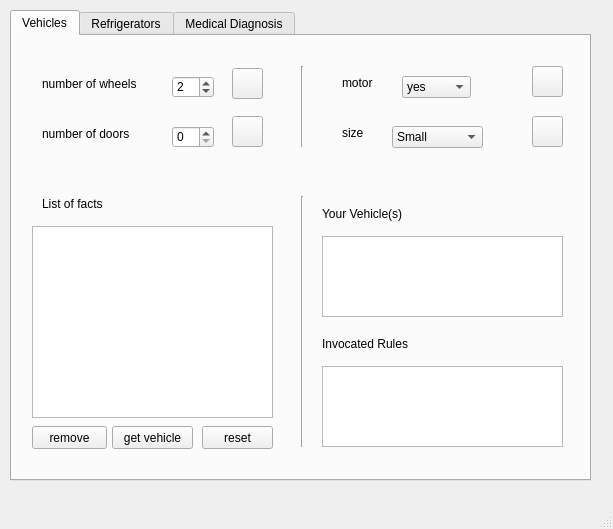
<?xml version="1.0" encoding="UTF-8"?>
<ui version="4.0">
 <class>MainWindow</class>
 <widget class="QMainWindow" name="MainWindow">
  <property name="geometry">
   <rect>
    <x>0</x>
    <y>0</y>
    <width>613</width>
    <height>529</height>
   </rect>
  </property>
  <property name="minimumSize">
   <size>
    <width>613</width>
    <height>529</height>
   </size>
  </property>
  <property name="maximumSize">
   <size>
    <width>613</width>
    <height>529</height>
   </size>
  </property>
  <property name="windowTitle">
   <string>MainWindow</string>
  </property>
  <widget class="QWidget" name="centralwidget">
   <widget class="QTabWidget" name="tabWidget">
    <property name="geometry">
     <rect>
      <x>10</x>
      <y>10</y>
      <width>581</width>
      <height>471</height>
     </rect>
    </property>
    <property name="currentIndex">
     <number>0</number>
    </property>
    <property name="usesScrollButtons">
     <bool>false</bool>
    </property>
    <widget class="QWidget" name="Vehicles">
     <attribute name="title">
      <string>Vehicles</string>
     </attribute>
     <widget class="QLabel" name="label">
      <property name="geometry">
       <rect>
        <x>30</x>
        <y>40</y>
        <width>131</width>
        <height>16</height>
       </rect>
      </property>
      <property name="text">
       <string>number of wheels</string>
      </property>
     </widget>
     <widget class="QSpinBox" name="wheels">
      <property name="geometry">
       <rect>
        <x>160</x>
        <y>40</y>
        <width>42</width>
        <height>22</height>
       </rect>
      </property>
      <property name="minimum">
       <number>1</number>
      </property>
      <property name="value">
       <number>2</number>
      </property>
     </widget>
     <widget class="QLabel" name="label_2">
      <property name="geometry">
       <rect>
        <x>30</x>
        <y>90</y>
        <width>91</width>
        <height>16</height>
       </rect>
      </property>
      <property name="text">
       <string>number of doors</string>
      </property>
     </widget>
     <widget class="QSpinBox" name="doors">
      <property name="geometry">
       <rect>
        <x>160</x>
        <y>90</y>
        <width>42</width>
        <height>22</height>
       </rect>
      </property>
     </widget>
     <widget class="QLabel" name="label_3">
      <property name="geometry">
       <rect>
        <x>330</x>
        <y>40</y>
        <width>47</width>
        <height>13</height>
       </rect>
      </property>
      <property name="text">
       <string>motor</string>
      </property>
     </widget>
     <widget class="QComboBox" name="motor">
      <property name="geometry">
       <rect>
        <x>390</x>
        <y>40</y>
        <width>69</width>
        <height>22</height>
       </rect>
      </property>
      <item>
       <property name="text">
        <string>yes</string>
       </property>
      </item>
      <item>
       <property name="text">
        <string>no</string>
       </property>
      </item>
     </widget>
     <widget class="QComboBox" name="size">
      <property name="geometry">
       <rect>
        <x>380</x>
        <y>90</y>
        <width>91</width>
        <height>22</height>
       </rect>
      </property>
      <item>
       <property name="text">
        <string>Small</string>
       </property>
      </item>
      <item>
       <property name="text">
        <string>Medium</string>
       </property>
      </item>
      <item>
       <property name="text">
        <string>Large</string>
       </property>
      </item>
     </widget>
     <widget class="QLabel" name="label_4">
      <property name="geometry">
       <rect>
        <x>330</x>
        <y>90</y>
        <width>47</width>
        <height>13</height>
       </rect>
      </property>
      <property name="text">
       <string>size</string>
      </property>
     </widget>
     <widget class="QListView" name="listView">
      <property name="geometry">
       <rect>
        <x>20</x>
        <y>190</y>
        <width>241</width>
        <height>192</height>
       </rect>
      </property>
     </widget>
     <widget class="QPushButton" name="addWheels">
      <property name="geometry">
       <rect>
        <x>220</x>
        <y>32</y>
        <width>31</width>
        <height>31</height>
       </rect>
      </property>
      <property name="text">
       <string/>
      </property>
      <property name="icon">
       <iconset>
        <normaloff>button_icons/add.png</normaloff>button_icons/add.png</iconset>
      </property>
     </widget>
     <widget class="QPushButton" name="addDoors">
      <property name="geometry">
       <rect>
        <x>220</x>
        <y>80</y>
        <width>31</width>
        <height>31</height>
       </rect>
      </property>
      <property name="text">
       <string/>
      </property>
      <property name="icon">
       <iconset>
        <normaloff>button_icons/add.png</normaloff>button_icons/add.png</iconset>
      </property>
     </widget>
     <widget class="QPushButton" name="addMotor">
      <property name="geometry">
       <rect>
        <x>520</x>
        <y>30</y>
        <width>31</width>
        <height>31</height>
       </rect>
      </property>
      <property name="text">
       <string/>
      </property>
      <property name="icon">
       <iconset>
        <normaloff>button_icons/add.png</normaloff>button_icons/add.png</iconset>
      </property>
     </widget>
     <widget class="QPushButton" name="addSize">
      <property name="geometry">
       <rect>
        <x>520</x>
        <y>80</y>
        <width>31</width>
        <height>31</height>
       </rect>
      </property>
      <property name="text">
       <string/>
      </property>
      <property name="icon">
       <iconset>
        <normaloff>button_icons/add.png</normaloff>button_icons/add.png</iconset>
      </property>
     </widget>
     <widget class="Line" name="line_4">
      <property name="geometry">
       <rect>
        <x>280</x>
        <y>30</y>
        <width>20</width>
        <height>81</height>
       </rect>
      </property>
      <property name="orientation">
       <enum>Qt::Vertical</enum>
      </property>
     </widget>
     <widget class="QLabel" name="label_11">
      <property name="geometry">
       <rect>
        <x>30</x>
        <y>160</y>
        <width>91</width>
        <height>16</height>
       </rect>
      </property>
      <property name="text">
       <string>List of facts</string>
      </property>
     </widget>
     <widget class="QListView" name="vehicle">
      <property name="geometry">
       <rect>
        <x>310</x>
        <y>200</y>
        <width>241</width>
        <height>81</height>
       </rect>
      </property>
     </widget>
     <widget class="QPushButton" name="removeVehicleFact">
      <property name="geometry">
       <rect>
        <x>20</x>
        <y>390</y>
        <width>75</width>
        <height>23</height>
       </rect>
      </property>
      <property name="text">
       <string>remove</string>
      </property>
     </widget>
     <widget class="Line" name="line_5">
      <property name="geometry">
       <rect>
        <x>280</x>
        <y>160</y>
        <width>20</width>
        <height>251</height>
       </rect>
      </property>
      <property name="orientation">
       <enum>Qt::Vertical</enum>
      </property>
     </widget>
     <widget class="QLabel" name="label_12">
      <property name="geometry">
       <rect>
        <x>310</x>
        <y>170</y>
        <width>111</width>
        <height>16</height>
       </rect>
      </property>
      <property name="text">
       <string>Your Vehicle(s)</string>
      </property>
     </widget>
     <widget class="QPushButton" name="resetFacts">
      <property name="geometry">
       <rect>
        <x>190</x>
        <y>390</y>
        <width>71</width>
        <height>23</height>
       </rect>
      </property>
      <property name="text">
       <string>reset</string>
      </property>
     </widget>
     <widget class="QPushButton" name="getVehicle">
      <property name="geometry">
       <rect>
        <x>100</x>
        <y>390</y>
        <width>81</width>
        <height>23</height>
       </rect>
      </property>
      <property name="text">
       <string>get vehicle</string>
      </property>
     </widget>
     <widget class="QLabel" name="label_24">
      <property name="geometry">
       <rect>
        <x>310</x>
        <y>300</y>
        <width>91</width>
        <height>16</height>
       </rect>
      </property>
      <property name="text">
       <string>Invocated Rules</string>
      </property>
     </widget>
     <widget class="QListView" name="vehicleRules">
      <property name="geometry">
       <rect>
        <x>310</x>
        <y>330</y>
        <width>241</width>
        <height>81</height>
       </rect>
      </property>
     </widget>
    </widget>
    <widget class="QWidget" name="Refrigerators">
     <attribute name="title">
      <string>Refrigerators</string>
     </attribute>
     <widget class="QLabel" name="label_14">
      <property name="geometry">
       <rect>
        <x>20</x>
        <y>30</y>
        <width>101</width>
        <height>16</height>
       </rect>
      </property>
      <property name="text">
       <string>number of doors</string>
      </property>
     </widget>
     <widget class="QLabel" name="label_15">
      <property name="geometry">
       <rect>
        <x>20</x>
        <y>70</y>
        <width>47</width>
        <height>16</height>
       </rect>
      </property>
      <property name="text">
       <string>size</string>
      </property>
     </widget>
     <widget class="QLabel" name="label_16">
      <property name="geometry">
       <rect>
        <x>290</x>
        <y>30</y>
        <width>111</width>
        <height>16</height>
       </rect>
      </property>
      <property name="text">
       <string>highest temperature</string>
      </property>
     </widget>
     <widget class="QLabel" name="label_17">
      <property name="geometry">
       <rect>
        <x>290</x>
        <y>70</y>
        <width>111</width>
        <height>16</height>
       </rect>
      </property>
      <property name="text">
       <string>lowest temperature</string>
      </property>
     </widget>
     <widget class="QLabel" name="label_18">
      <property name="geometry">
       <rect>
        <x>20</x>
        <y>120</y>
        <width>101</width>
        <height>16</height>
       </rect>
      </property>
      <property name="text">
       <string>additional features</string>
      </property>
     </widget>
     <widget class="QPushButton" name="addFdoors">
      <property name="geometry">
       <rect>
        <x>210</x>
        <y>20</y>
        <width>31</width>
        <height>31</height>
       </rect>
      </property>
      <property name="text">
       <string/>
      </property>
      <property name="icon">
       <iconset>
        <normaloff>button_icons/add.png</normaloff>button_icons/add.png</iconset>
      </property>
     </widget>
     <widget class="QSpinBox" name="f_doors">
      <property name="geometry">
       <rect>
        <x>140</x>
        <y>30</y>
        <width>42</width>
        <height>22</height>
       </rect>
      </property>
      <property name="minimum">
       <number>1</number>
      </property>
     </widget>
     <widget class="QComboBox" name="f_size">
      <property name="geometry">
       <rect>
        <x>80</x>
        <y>70</y>
        <width>101</width>
        <height>22</height>
       </rect>
      </property>
      <item>
       <property name="text">
        <string>Small</string>
       </property>
      </item>
      <item>
       <property name="text">
        <string>Medium</string>
       </property>
      </item>
      <item>
       <property name="text">
        <string>Large</string>
       </property>
      </item>
      <item>
       <property name="text">
        <string>Extra Large</string>
       </property>
      </item>
     </widget>
     <widget class="QPushButton" name="addFsize">
      <property name="geometry">
       <rect>
        <x>210</x>
        <y>60</y>
        <width>31</width>
        <height>31</height>
       </rect>
      </property>
      <property name="text">
       <string/>
      </property>
      <property name="icon">
       <iconset>
        <normaloff>button_icons/add.png</normaloff>button_icons/add.png</iconset>
      </property>
     </widget>
     <widget class="QDoubleSpinBox" name="hi_temp">
      <property name="geometry">
       <rect>
        <x>410</x>
        <y>30</y>
        <width>62</width>
        <height>22</height>
       </rect>
      </property>
      <property name="minimum">
       <double>-20.000000000000000</double>
      </property>
      <property name="maximum">
       <double>15.000000000000000</double>
      </property>
      <property name="singleStep">
       <double>0.100000000000000</double>
      </property>
      <property name="value">
       <double>1.500000000000000</double>
      </property>
     </widget>
     <widget class="QLabel" name="label_19">
      <property name="geometry">
       <rect>
        <x>480</x>
        <y>33</y>
        <width>31</width>
        <height>16</height>
       </rect>
      </property>
      <property name="text">
       <string>C°</string>
      </property>
     </widget>
     <widget class="QPushButton" name="addHiTemp">
      <property name="geometry">
       <rect>
        <x>530</x>
        <y>20</y>
        <width>31</width>
        <height>31</height>
       </rect>
      </property>
      <property name="text">
       <string/>
      </property>
      <property name="icon">
       <iconset>
        <normaloff>button_icons/add.png</normaloff>button_icons/add.png</iconset>
      </property>
     </widget>
     <widget class="QLabel" name="label_20">
      <property name="geometry">
       <rect>
        <x>480</x>
        <y>70</y>
        <width>21</width>
        <height>16</height>
       </rect>
      </property>
      <property name="text">
       <string>C°</string>
      </property>
     </widget>
     <widget class="QDoubleSpinBox" name="lo_temp">
      <property name="geometry">
       <rect>
        <x>410</x>
        <y>67</y>
        <width>62</width>
        <height>22</height>
       </rect>
      </property>
      <property name="decimals">
       <number>2</number>
      </property>
      <property name="minimum">
       <double>-100.000000000000000</double>
      </property>
      <property name="maximum">
       <double>4.000000000000000</double>
      </property>
      <property name="singleStep">
       <double>0.100000000000000</double>
      </property>
      <property name="value">
       <double>-18.000000000000000</double>
      </property>
     </widget>
     <widget class="QPushButton" name="addLoTemp">
      <property name="geometry">
       <rect>
        <x>530</x>
        <y>60</y>
        <width>31</width>
        <height>31</height>
       </rect>
      </property>
      <property name="text">
       <string/>
      </property>
      <property name="icon">
       <iconset>
        <normaloff>button_icons/add.png</normaloff>button_icons/add.png</iconset>
      </property>
     </widget>
     <widget class="QComboBox" name="add_features">
      <property name="geometry">
       <rect>
        <x>130</x>
        <y>120</y>
        <width>141</width>
        <height>22</height>
       </rect>
      </property>
      <item>
       <property name="text">
        <string>Tablet</string>
       </property>
      </item>
      <item>
       <property name="text">
        <string>Water Dispenser</string>
       </property>
      </item>
      <item>
       <property name="text">
        <string>Ice Dispenser</string>
       </property>
      </item>
     </widget>
     <widget class="QPushButton" name="getFridge">
      <property name="geometry">
       <rect>
        <x>100</x>
        <y>400</y>
        <width>81</width>
        <height>23</height>
       </rect>
      </property>
      <property name="text">
       <string>get fridge</string>
      </property>
     </widget>
     <widget class="QListView" name="fridges">
      <property name="geometry">
       <rect>
        <x>310</x>
        <y>200</y>
        <width>241</width>
        <height>81</height>
       </rect>
      </property>
     </widget>
     <widget class="QListView" name="fridgeFacts">
      <property name="geometry">
       <rect>
        <x>20</x>
        <y>200</y>
        <width>241</width>
        <height>192</height>
       </rect>
      </property>
     </widget>
     <widget class="QLabel" name="label_21">
      <property name="geometry">
       <rect>
        <x>30</x>
        <y>170</y>
        <width>91</width>
        <height>16</height>
       </rect>
      </property>
      <property name="text">
       <string>List of facts</string>
      </property>
     </widget>
     <widget class="Line" name="line_7">
      <property name="geometry">
       <rect>
        <x>280</x>
        <y>170</y>
        <width>20</width>
        <height>251</height>
       </rect>
      </property>
      <property name="orientation">
       <enum>Qt::Vertical</enum>
      </property>
     </widget>
     <widget class="QPushButton" name="resetFactsFridge">
      <property name="geometry">
       <rect>
        <x>190</x>
        <y>400</y>
        <width>71</width>
        <height>23</height>
       </rect>
      </property>
      <property name="text">
       <string>reset</string>
      </property>
     </widget>
     <widget class="QPushButton" name="removeFridgeFact">
      <property name="geometry">
       <rect>
        <x>20</x>
        <y>400</y>
        <width>75</width>
        <height>23</height>
       </rect>
      </property>
      <property name="text">
       <string>remove</string>
      </property>
     </widget>
     <widget class="QLabel" name="label_22">
      <property name="geometry">
       <rect>
        <x>310</x>
        <y>170</y>
        <width>91</width>
        <height>16</height>
       </rect>
      </property>
      <property name="text">
       <string>Fridge</string>
      </property>
     </widget>
     <widget class="QPushButton" name="addFeatures">
      <property name="geometry">
       <rect>
        <x>290</x>
        <y>110</y>
        <width>31</width>
        <height>31</height>
       </rect>
      </property>
      <property name="text">
       <string/>
      </property>
      <property name="icon">
       <iconset>
        <normaloff>button_icons/add.png</normaloff>button_icons/add.png</iconset>
      </property>
     </widget>
     <widget class="QLabel" name="label_23">
      <property name="geometry">
       <rect>
        <x>310</x>
        <y>300</y>
        <width>91</width>
        <height>16</height>
       </rect>
      </property>
      <property name="text">
       <string>Invocated Rules</string>
      </property>
     </widget>
     <widget class="QListView" name="fridgeRules">
      <property name="geometry">
       <rect>
        <x>310</x>
        <y>330</y>
        <width>241</width>
        <height>81</height>
       </rect>
      </property>
     </widget>
    </widget>
    <widget class="QWidget" name="Diagnosis">
     <attribute name="title">
      <string>Medical Diagnosis</string>
     </attribute>
     <widget class="QLabel" name="label_5">
      <property name="geometry">
       <rect>
        <x>10</x>
        <y>20</y>
        <width>121</width>
        <height>16</height>
       </rect>
      </property>
      <property name="text">
       <string>Pains and aches</string>
      </property>
     </widget>
     <widget class="QComboBox" name="pain">
      <property name="geometry">
       <rect>
        <x>10</x>
        <y>50</y>
        <width>201</width>
        <height>22</height>
       </rect>
      </property>
      <item>
       <property name="text">
        <string>General aches</string>
       </property>
      </item>
      <item>
       <property name="text">
        <string>Joint pain</string>
       </property>
      </item>
      <item>
       <property name="text">
        <string>Sore throat</string>
       </property>
      </item>
      <item>
       <property name="text">
        <string>Muscle pain</string>
       </property>
      </item>
      <item>
       <property name="text">
        <string>Headache</string>
       </property>
      </item>
      <item>
       <property name="text">
        <string>Stomachaches</string>
       </property>
      </item>
      <item>
       <property name="text">
        <string>Chest pain</string>
       </property>
      </item>
      <item>
       <property name="text">
        <string>Earache</string>
       </property>
      </item>
      <item>
       <property name="text">
        <string>Itchy eyes</string>
       </property>
      </item>
      <item>
       <property name="text">
        <string>Lower back pain</string>
       </property>
      </item>
      <item>
       <property name="text">
        <string>Leg swelling</string>
       </property>
      </item>
     </widget>
     <widget class="Line" name="line">
      <property name="geometry">
       <rect>
        <x>270</x>
        <y>20</y>
        <width>20</width>
        <height>71</height>
       </rect>
      </property>
      <property name="orientation">
       <enum>Qt::Vertical</enum>
      </property>
     </widget>
     <widget class="QLabel" name="label_6">
      <property name="geometry">
       <rect>
        <x>310</x>
        <y>20</y>
        <width>121</width>
        <height>16</height>
       </rect>
      </property>
      <property name="text">
       <string>visible symptoms</string>
      </property>
     </widget>
     <widget class="QComboBox" name="visible">
      <property name="geometry">
       <rect>
        <x>310</x>
        <y>50</y>
        <width>201</width>
        <height>22</height>
       </rect>
      </property>
      <item>
       <property name="text">
        <string>Paleness</string>
       </property>
      </item>
      <item>
       <property name="text">
        <string>Trembeling or shaking</string>
       </property>
      </item>
      <item>
       <property name="text">
        <string>Runny nose</string>
       </property>
      </item>
      <item>
       <property name="text">
        <string>Rashes</string>
       </property>
      </item>
      <item>
       <property name="text">
        <string>Skin redness</string>
       </property>
      </item>
      <item>
       <property name="text">
        <string>Weight loss</string>
       </property>
      </item>
      <item>
       <property name="text">
        <string>Eye inflamation or irritation</string>
       </property>
      </item>
      <item>
       <property name="text">
        <string>Swollen skin</string>
       </property>
      </item>
      <item>
       <property name="text">
        <string>Excessive sweating</string>
       </property>
      </item>
      <item>
       <property name="text">
        <string>Cyanosis (blue tips)</string>
       </property>
      </item>
      <item>
       <property name="text">
        <string>Jaundice</string>
       </property>
      </item>
      <item>
       <property name="text">
        <string>Bloodied feces</string>
       </property>
      </item>
     </widget>
     <widget class="Line" name="line_2">
      <property name="geometry">
       <rect>
        <x>10</x>
        <y>90</y>
        <width>551</width>
        <height>20</height>
       </rect>
      </property>
      <property name="orientation">
       <enum>Qt::Horizontal</enum>
      </property>
     </widget>
     <widget class="QLabel" name="label_7">
      <property name="geometry">
       <rect>
        <x>10</x>
        <y>120</y>
        <width>171</width>
        <height>16</height>
       </rect>
      </property>
      <property name="text">
       <string> common internal symptoms</string>
      </property>
     </widget>
     <widget class="QComboBox" name="common">
      <property name="geometry">
       <rect>
        <x>10</x>
        <y>150</y>
        <width>201</width>
        <height>22</height>
       </rect>
      </property>
      <item>
       <property name="text">
        <string>Coughing</string>
       </property>
      </item>
      <item>
       <property name="text">
        <string>Itching</string>
       </property>
      </item>
      <item>
       <property name="text">
        <string>Sneezing</string>
       </property>
      </item>
      <item>
       <property name="text">
        <string>Vomiting</string>
       </property>
      </item>
      <item>
       <property name="text">
        <string>Fatigue</string>
       </property>
      </item>
      <item>
       <property name="text">
        <string>Diziness</string>
       </property>
      </item>
      <item>
       <property name="text">
        <string>Nausea</string>
       </property>
      </item>
      <item>
       <property name="text">
        <string>Palpitations</string>
       </property>
      </item>
      <item>
       <property name="text">
        <string>Dry mouth</string>
       </property>
      </item>
      <item>
       <property name="text">
        <string>Insomnia</string>
       </property>
      </item>
      <item>
       <property name="text">
        <string>Confusion</string>
       </property>
      </item>
      <item>
       <property name="text">
        <string>Fast breathing</string>
       </property>
      </item>
      <item>
       <property name="text">
        <string>Shortness of breath</string>
       </property>
      </item>
      <item>
       <property name="text">
        <string>Appetite loss</string>
       </property>
      </item>
     </widget>
     <widget class="Line" name="line_3">
      <property name="geometry">
       <rect>
        <x>270</x>
        <y>110</y>
        <width>20</width>
        <height>71</height>
       </rect>
      </property>
      <property name="orientation">
       <enum>Qt::Vertical</enum>
      </property>
     </widget>
     <widget class="QLabel" name="label_8">
      <property name="geometry">
       <rect>
        <x>310</x>
        <y>120</y>
        <width>91</width>
        <height>16</height>
       </rect>
      </property>
      <property name="text">
       <string>Temperature</string>
      </property>
     </widget>
     <widget class="QDoubleSpinBox" name="fever">
      <property name="geometry">
       <rect>
        <x>310</x>
        <y>150</y>
        <width>62</width>
        <height>22</height>
       </rect>
      </property>
      <property name="minimum">
       <double>34.000000000000000</double>
      </property>
      <property name="maximum">
       <double>50.990000000000002</double>
      </property>
      <property name="singleStep">
       <double>0.100000000000000</double>
      </property>
      <property name="value">
       <double>36.000000000000000</double>
      </property>
     </widget>
     <widget class="QLabel" name="label_9">
      <property name="geometry">
       <rect>
        <x>380</x>
        <y>153</y>
        <width>47</width>
        <height>20</height>
       </rect>
      </property>
      <property name="text">
       <string>C°</string>
      </property>
     </widget>
     <widget class="QPushButton" name="addPain">
      <property name="geometry">
       <rect>
        <x>230</x>
        <y>40</y>
        <width>31</width>
        <height>31</height>
       </rect>
      </property>
      <property name="text">
       <string/>
      </property>
      <property name="icon">
       <iconset>
        <normaloff>button_icons/add.png</normaloff>button_icons/add.png</iconset>
      </property>
     </widget>
     <widget class="QPushButton" name="addVisible">
      <property name="geometry">
       <rect>
        <x>530</x>
        <y>40</y>
        <width>31</width>
        <height>31</height>
       </rect>
      </property>
      <property name="text">
       <string/>
      </property>
      <property name="icon">
       <iconset>
        <normaloff>button_icons/add.png</normaloff>button_icons/add.png</iconset>
      </property>
     </widget>
     <widget class="QPushButton" name="addCommon">
      <property name="geometry">
       <rect>
        <x>230</x>
        <y>140</y>
        <width>31</width>
        <height>31</height>
       </rect>
      </property>
      <property name="text">
       <string/>
      </property>
      <property name="icon">
       <iconset>
        <normaloff>button_icons/add.png</normaloff>button_icons/add.png</iconset>
      </property>
     </widget>
     <widget class="QPushButton" name="addFever">
      <property name="geometry">
       <rect>
        <x>530</x>
        <y>140</y>
        <width>31</width>
        <height>31</height>
       </rect>
      </property>
      <property name="text">
       <string/>
      </property>
      <property name="icon">
       <iconset>
        <normaloff>button_icons/add.png</normaloff>button_icons/add.png</iconset>
      </property>
     </widget>
     <widget class="QListView" name="symptomsList">
      <property name="geometry">
       <rect>
        <x>10</x>
        <y>230</y>
        <width>251</width>
        <height>171</height>
       </rect>
      </property>
     </widget>
     <widget class="QLabel" name="label_10">
      <property name="geometry">
       <rect>
        <x>20</x>
        <y>200</y>
        <width>141</width>
        <height>16</height>
       </rect>
      </property>
      <property name="text">
       <string>List of Symptoms</string>
      </property>
     </widget>
     <widget class="QPushButton" name="removeSymptom">
      <property name="geometry">
       <rect>
        <x>10</x>
        <y>410</y>
        <width>75</width>
        <height>23</height>
       </rect>
      </property>
      <property name="text">
       <string>Remove</string>
      </property>
     </widget>
     <widget class="QPushButton" name="resetSymptoms">
      <property name="geometry">
       <rect>
        <x>190</x>
        <y>410</y>
        <width>71</width>
        <height>23</height>
       </rect>
      </property>
      <property name="text">
       <string>reset</string>
      </property>
     </widget>
     <widget class="QPushButton" name="diagnose">
      <property name="geometry">
       <rect>
        <x>100</x>
        <y>410</y>
        <width>75</width>
        <height>23</height>
       </rect>
      </property>
      <property name="text">
       <string>Diagnose</string>
      </property>
     </widget>
     <widget class="QListView" name="diagnosis">
      <property name="geometry">
       <rect>
        <x>300</x>
        <y>230</y>
        <width>261</width>
        <height>71</height>
       </rect>
      </property>
     </widget>
     <widget class="Line" name="line_6">
      <property name="geometry">
       <rect>
        <x>270</x>
        <y>210</y>
        <width>20</width>
        <height>221</height>
       </rect>
      </property>
      <property name="orientation">
       <enum>Qt::Vertical</enum>
      </property>
     </widget>
     <widget class="QLabel" name="label_13">
      <property name="geometry">
       <rect>
        <x>310</x>
        <y>200</y>
        <width>101</width>
        <height>16</height>
       </rect>
      </property>
      <property name="text">
       <string>Diagnosis</string>
      </property>
     </widget>
     <widget class="QLabel" name="label_25">
      <property name="geometry">
       <rect>
        <x>300</x>
        <y>310</y>
        <width>91</width>
        <height>16</height>
       </rect>
      </property>
      <property name="text">
       <string>Invocated Rules</string>
      </property>
     </widget>
     <widget class="QListView" name="diagnosisRules">
      <property name="geometry">
       <rect>
        <x>300</x>
        <y>340</y>
        <width>261</width>
        <height>81</height>
       </rect>
      </property>
     </widget>
    </widget>
   </widget>
  </widget>
  <widget class="QMenuBar" name="menubar">
   <property name="geometry">
    <rect>
     <x>0</x>
     <y>0</y>
     <width>613</width>
     <height>21</height>
    </rect>
   </property>
  </widget>
  <widget class="QStatusBar" name="statusbar"/>
 </widget>
 <resources/>
 <connections/>
</ui>
